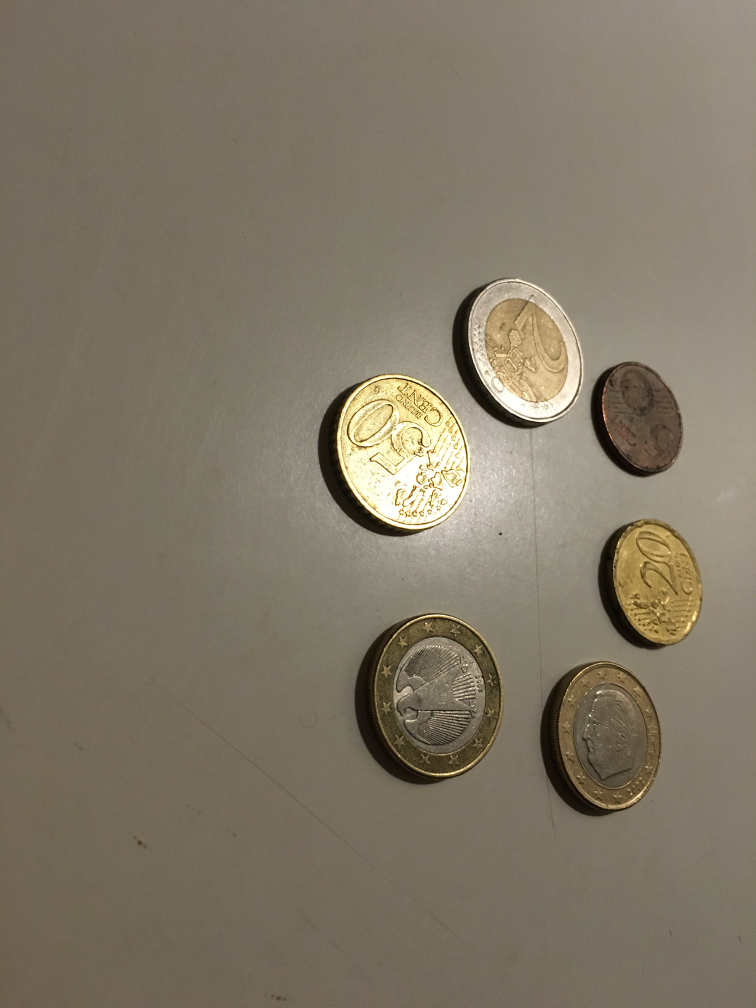
#> input picture data/IMG_1647.JPG, 3024 x 4032 px (shown at 1/4 size)
$ python contour_approach.py
#> lines starting #> are read from the running program, lines starting #| are printed output that depends on the picture; after the words box and inside, x2 and y2 are one past the last pixel; in counts of white or black regions, pixels touching at a corner belong together
import cv2
import numpy as np
import os

def detect(filename):


#> called with filename = 'data/IMG_1647.JPG'
    image = cv2.imread(filename)
#> image is the input picture: shape (4032, 3024, 3); mean B, G, R 102.2, 119.3, 129.1
    image = cv2.resize(image, (int(image.shape[1] / 4), int(image.shape[0] / 4)))
#> image: shape (1008, 756, 3)
    gray = cv2.cvtColor(image, cv2.COLOR_BGR2GRAY)
    cv2.imshow("grayscale image", gray)

    blur = cv2.GaussianBlur(gray, (11,11), 0)
    cv2.imshow("Blurred image", blur)

    canny = cv2.Canny(blur, 30, 150, 3)
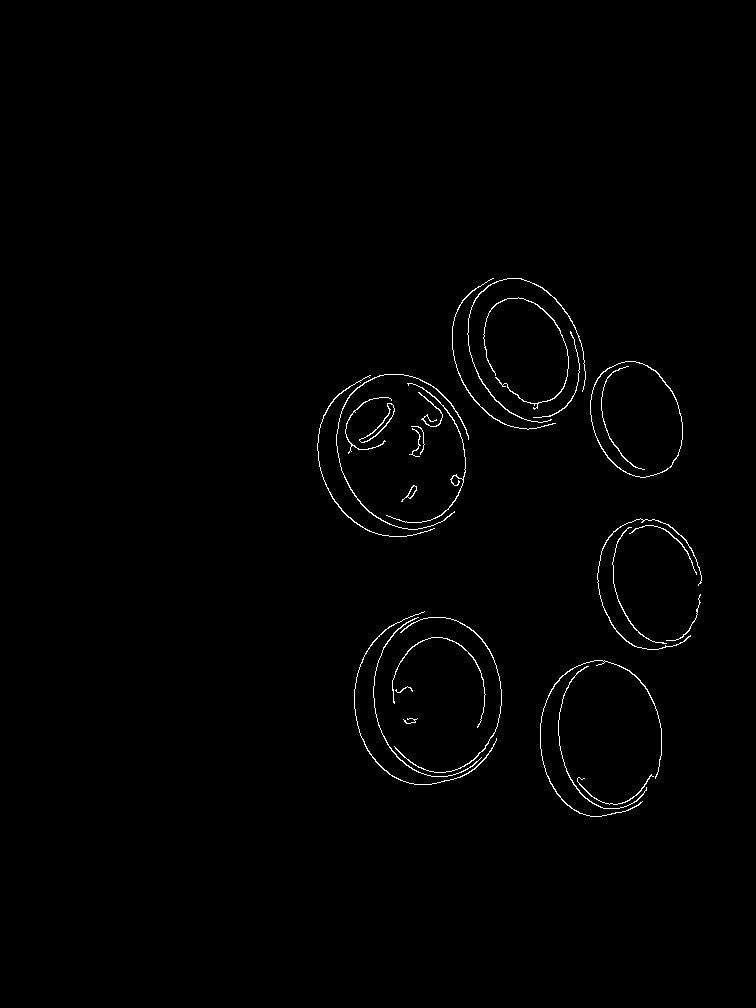
#> canny: shape (1008, 756); 0.82% white in thin lines or dots, all inside (x1, y1, x2, y2) = (317, 278, 702, 817)
    cv2.imshow("Canny", canny)

    dilated = cv2.dilate(canny, (1,1), iterations = 10)
#> dilated: shape (1008, 756); 4.5% white; 10 white regions
    cv2.imshow("Dilated", dilated)

    (contours, heirarchy) = cv2.findContours(dilated.copy(), cv2.RETR_EXTERNAL, cv2.CHAIN_APPROX_NONE)
#> contours = 6 contours; box (x1, y1, x2, y2) and area: (354, 611, 502, 795) 21390, (317, 374, 469, 547) 20672, (452, 278, 586, 440) 16332, (597, 518, 702, 660) 11722, (590, 361, 683, 488) 9145, (540, 660, 662, 827) 5878
    rgb = cv2.cvtColor(image, cv2.COLOR_BGR2RGB)
    cv2.drawContours(rgb, contours, -1, (0,255,0), 2)
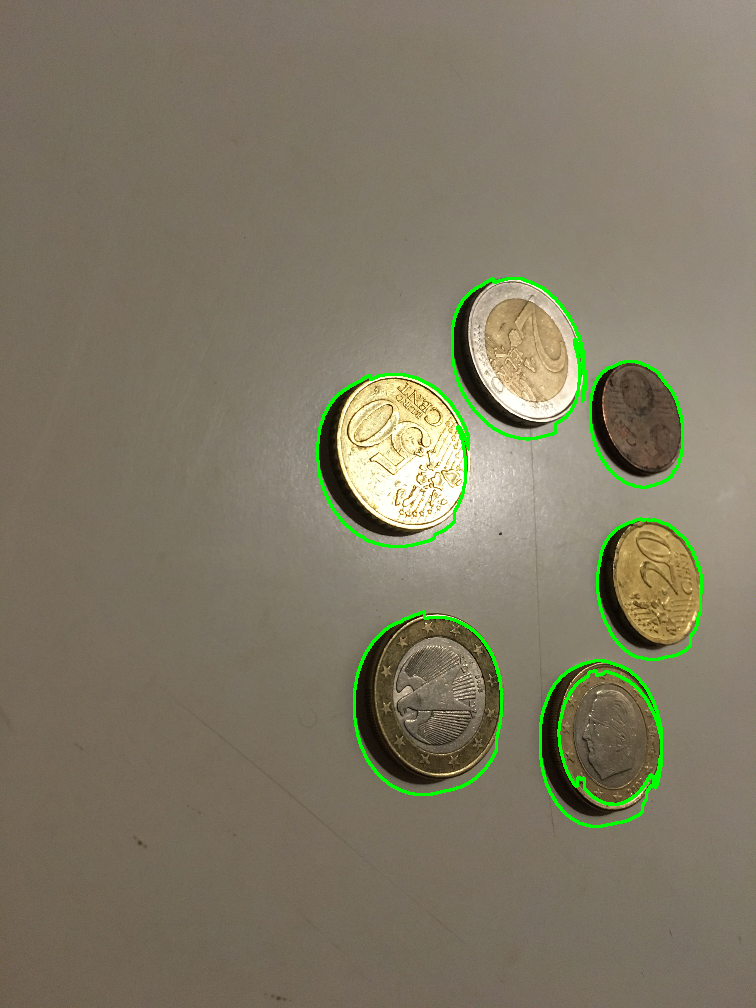
#> rgb: shape (1008, 756, 3); mean R, G, B 127.3, 121.4, 100.9

    cv2.imshow("contours on rgb",rgb)


    #print('Coins in the image: ', len(contours))

    # Filter contours based on area and shape
    min_area = 500
    max_area = 500020
    min_circularity = 0.6
    circles = []
    for contour in contours:
        area = cv2.contourArea(contour)
        perimeter = cv2.arcLength(contour, True)
        if perimeter == 0:
            print(filename+' perimeter is 0')
            continue
        circularity = 4 * np.pi * area / (perimeter * perimeter)
        if area > min_area and area < max_area and circularity > min_circularity:
            # Fit a circle to the contour
            (x, y), radius = cv2.minEnclosingCircle(contour)

            circles.append((int(x), int(y), int(radius)))
#> this loop made 6 passes
#> (area, perimeter, circularity, x, y, radius) on passes 2 to 5: (21390, 557.7, 0.864, 423.6, 702.8, 91.75), (11721.5, 417.3, 0.846, 651.7, 588.2, 71.12), (20671.5, 602.9, 0.715, 396.9, 458.5, 88), (9145, 366.9, 0.854, 635.7, 423.9, 63.79)
#> (area, perimeter, circularity) on passes 1, 6: (5878, 932.6, 0.0849), (16331.5, 625.6, 0.524)
#> after the loop, circles = [(423, 702, 91), (651, 588, 71), (396, 458, 88), (635, 423, 63)]

    # Draw the detected circles on the original image
    for (x, y, r) in circles:
        cv2.circle(image, (x, y), r, (0, 255, 0), 2)
        cv2.circle(image, (x, y), 2, (0, 0, 255), 3)
#> this loop made 4 passes
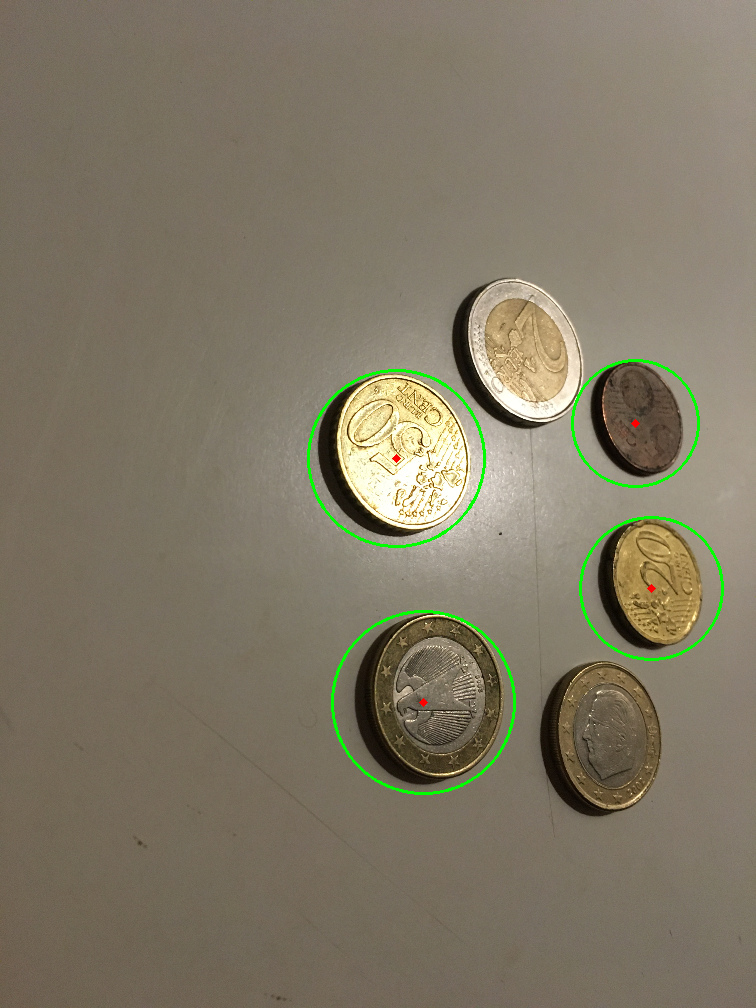
#> image: shape (1008, 756, 3); mean B, G, R 101.4, 120.3, 128.1

    # Display the result
    cv2.imshow("final", image)
    print(len(circles))
#| 4
    cv2.waitKey()
    cv2.destroyAllWindows()
    return len(circles)

# [55 lines left out: function detect_without_display, not called in this run]

if __name__ == "__main__":
    detect('data/IMG_1647.JPG')
    directory = 'data'
#> directory = 'data'
    for filename in os.listdir(directory):
        detect('data/'+filename)
#> call 2 of detect, with filename = 'data/006.jpeg'
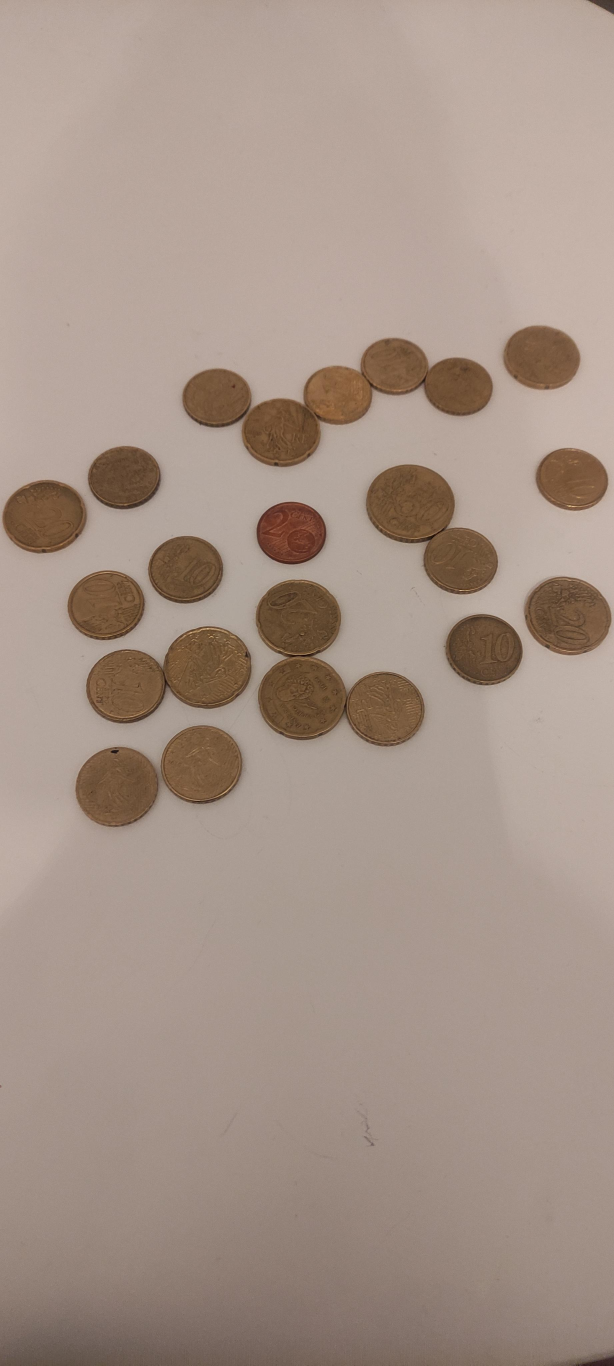
#> input picture data/006.jpeg, 1842 x 4096 px (shown at 1/3 size)
#> in detect, image is the input picture: shape (4096, 1842, 3); mean B, G, R 135.9, 147.2, 165.3
#> in detect (call 2), `canny = cv2.Canny(blur, 30, 150, 3)`: canny: shape (1024, 460); 0.81% white in thin lines or dots, all inside (x1, y1, x2, y2) = (2, 0, 460, 621)
#> in detect (call 2), `dilated = cv2.dilate(canny, (1,1), iterations = 10)`:
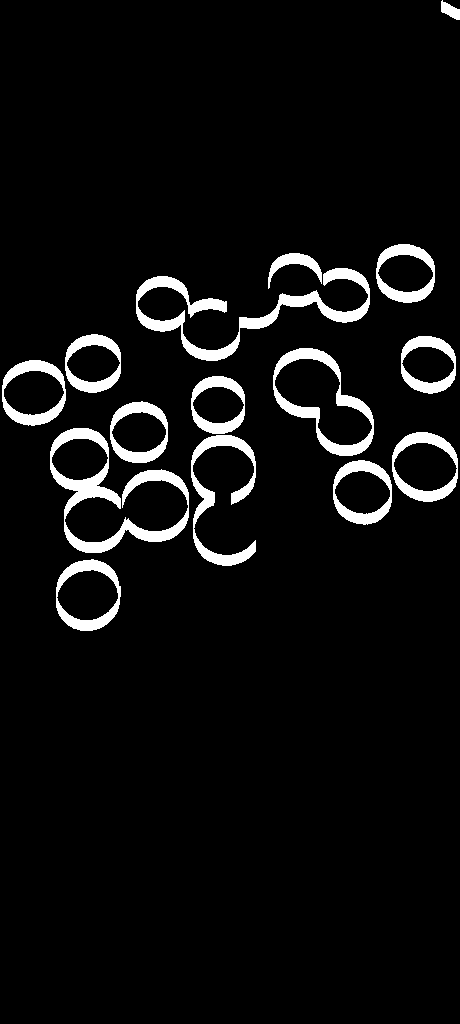
#> dilated: shape (1024, 460); 5.6% white; 15 white regions
#> in detect (call 2), `(contours, heirarchy) = cv2.findContours(dilated.copy(), cv2.RETR_EXTE..`: contours = 15 contours; largest, box (x1, y1, x2, y2) and area: (273, 348, 374, 456) 6430, (50, 428, 189, 553) 5549, (136, 268, 370, 361) 3825, (56, 559, 121, 631) 3662, (392, 432, 458, 502) 3654
#> in detect (call 2), `cv2.drawContours(rgb, contours, -1, (0,255,0), 2)`:
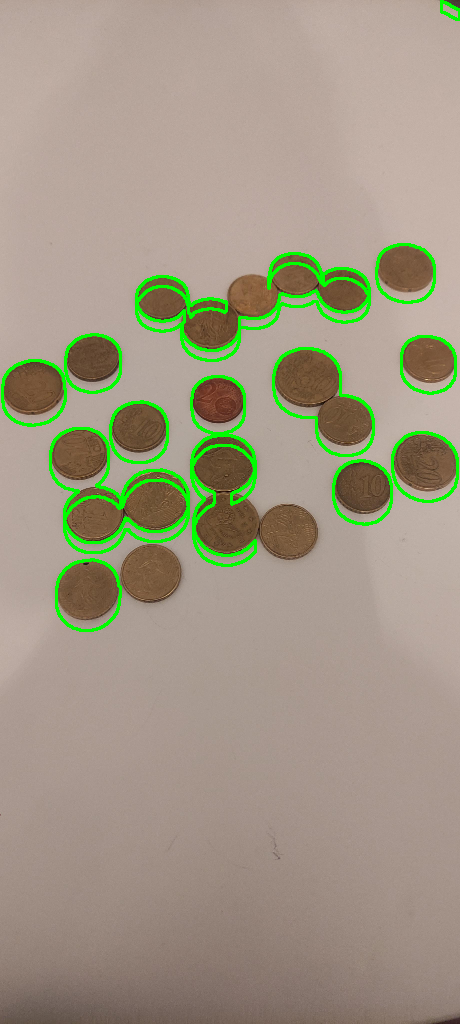
#> rgb: shape (1024, 460, 3); mean R, G, B 160.1, 151.4, 131.9
#> the loop in detect (call 2), `for contour in contours:` made 15 passes
#> (area, perimeter, circularity, x, y, radius) on passes 1, 2, 4, 6, 7, 8, 9, 10, 11, 14: (3662.5, 227.2, 0.891, 87.71, 594.9, 36.25), (3012.5, 206.8, 0.886, 361.6, 492.2, 32.7), (3654, 225.8, 0.9, 425.4, 465.9, 36.22), (2859.5, 200.3, 0.896, 139, 432.2, 31.43), (2525.5, 187.8, 0.9, 217.7, 404.6, 29.54), (3345.5, 217.6, 0.888, 33, 392, 34.21), (6430, 354.2, 0.644, 323.5, 402.5, 62.42), (2555, 189.2, 0.897, 428.5, 363.5, 30.49), (2627, 192, 0.895, 92.83, 363.2, 30.24), (2767, 196.9, 0.897, 405, 273, 31.4)
#> (area, perimeter, circularity) on passes 3, 5, 12, 13, 15: (1970.5, 641.4, 0.0602), (5549, 919.7, 0.0824), (3825, 1108.8, 0.0391), (552, 182, 0.209), (188.5, 64.04, 0.578)
#> after the loop in detect (call 2), `for contour in contours:`: circles = [(87, 594, 36), (361, 492, 32), (425, 465, 36), (139, 432, 31), (217, 404, 29), (33, 392, 34), (323, 402, 62), (428, 363, 30), (92, 363, 30), (405, 273, 31)]
#> the loop in detect (call 2), `for (x, y, r) in circles:` made 10 passes
#> after the loop in detect (call 2), `for (x, y, r) in circles:`:
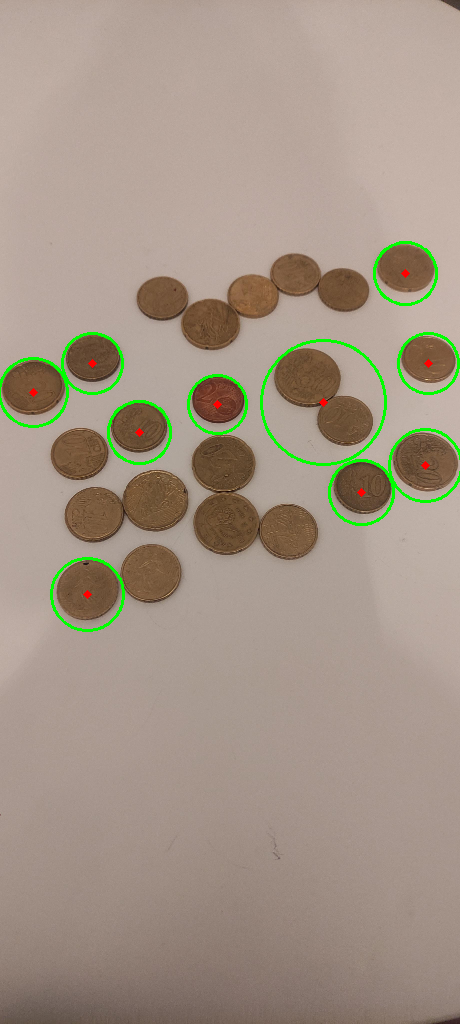
#> image: shape (1024, 460, 3); mean B, G, R 133.8, 148.4, 163
#| 10
#> pass 2 of the loop `for filename in os.listdir(directory):`:
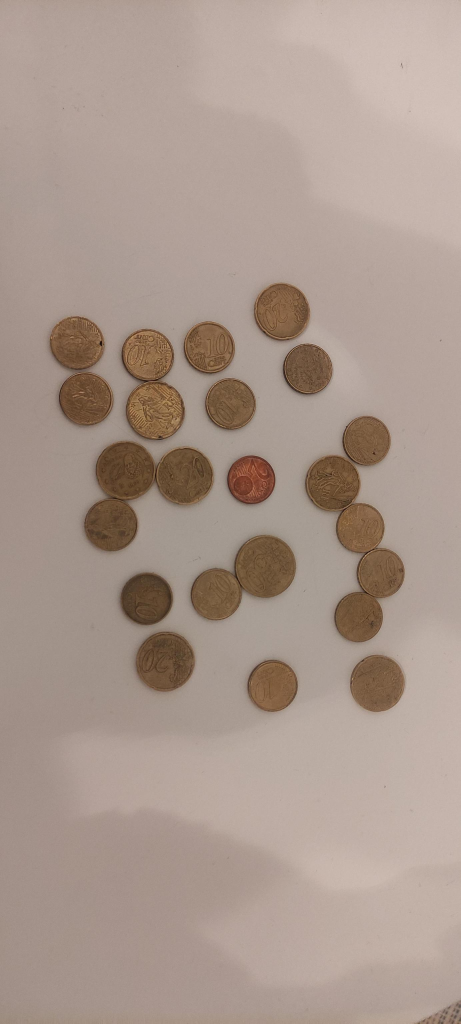
#> input picture data/007.jpeg, 1381 x 3072 px (shown at 1/3 size)
#> in detect, image is the input picture: shape (3072, 1381, 3); mean B, G, R 141.4, 151.8, 169.6
#> gray: shape (768, 345)
#> blur: shape (768, 345)
#> in detect (call 3), `canny = cv2.Canny(blur, 30, 150, 3)`:
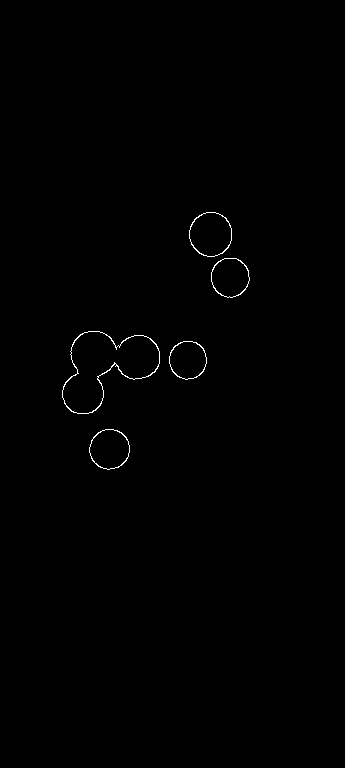
#> canny: shape (768, 345); 0.37% white in thin lines or dots, all inside (x1, y1, x2, y2) = (62, 212, 250, 470)
#> dilated: shape (768, 345); 2.3% white; 4 white regions
#> contours = 4 contours; box (x1, y1, x2, y2) and area: (62, 331, 160, 424) 5556, (189, 212, 250, 308) 3418, (89, 429, 130, 480) 1648, (169, 341, 207, 390) 1482
#> the loop in detect (call 3), `for contour in contours:` made 4 passes
#> (area, perimeter, circularity, x, y, radius) on passes 1 to 2: (1647.5, 152.5, 0.891, 109, 453.9, 25.2), (1482, 145.4, 0.881, 187.7, 364.8, 24.31)
#> after the loop in detect (call 3), `for contour in contours:`: circles = [(109, 453, 25), (187, 364, 24)]
#> the loop in detect (call 3), `for (x, y, r) in circles:` made 2 passes
#> after the loop in detect (call 3), `for (x, y, r) in circles:`:
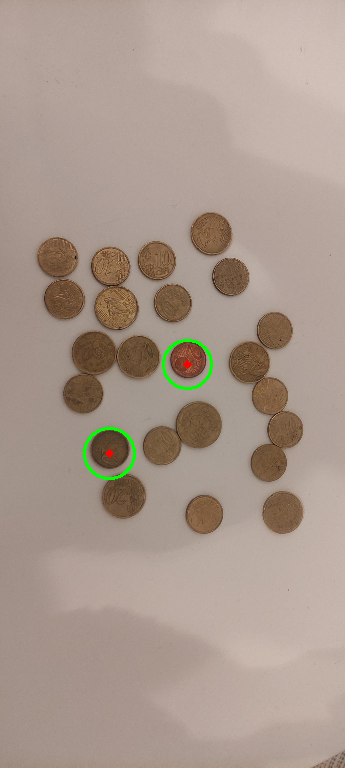
#> image: shape (768, 345, 3); mean B, G, R 141, 152.2, 169.1
#| 2
#> pass 3 of the loop `for filename in os.listdir(directory):`:
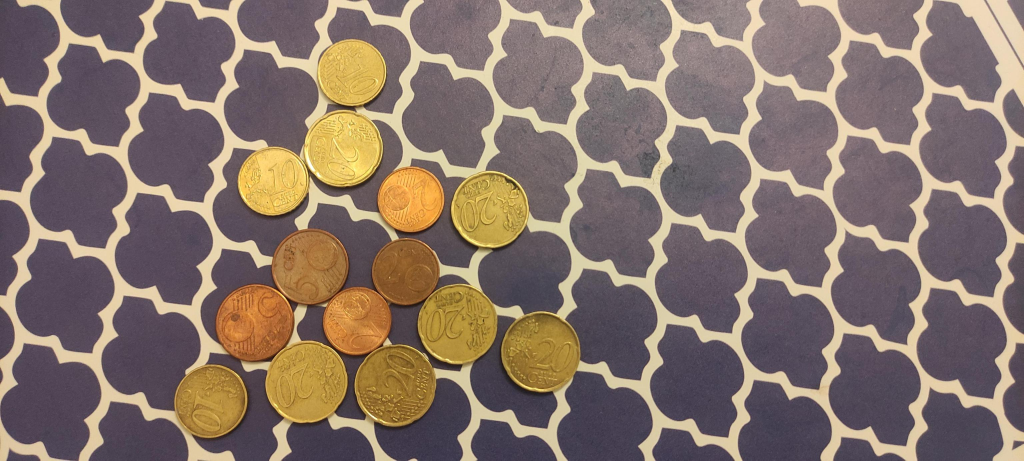
#> input picture data/008.jpeg, 3072 x 1381 px (shown at 1/3 size)
#> in detect, image is the input picture: shape (1381, 3072, 3); mean B, G, R 107, 116.7, 134.1
#> gray: shape (345, 768)
#> blur: shape (345, 768)
#> in detect (call 4), `canny = cv2.Canny(blur, 30, 150, 3)`:
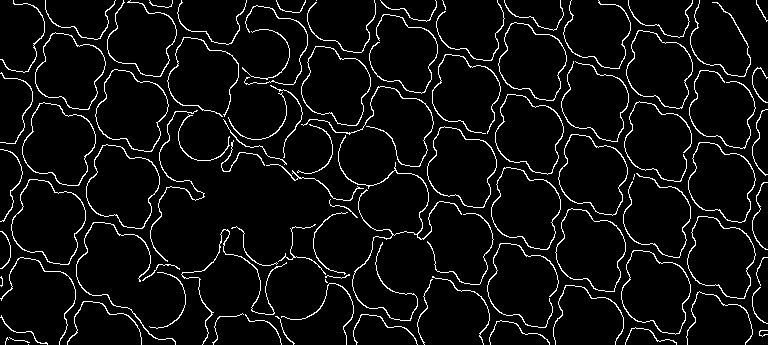
#> canny: shape (345, 768); 5.9% white in thin lines or dots
#> dilated: shape (345, 768); 32.9% white; 4 white regions
#> contours = 4 contours; box (x1, y1, x2, y2) and area: (0, 0, 768, 345) 206730, (0, 315, 48, 345) 464, (212, 313, 244, 345) 324, (756, 0, 768, 32) 120
#> in detect (call 4), `cv2.drawContours(rgb, contours, -1, (0,255,0), 2)`:
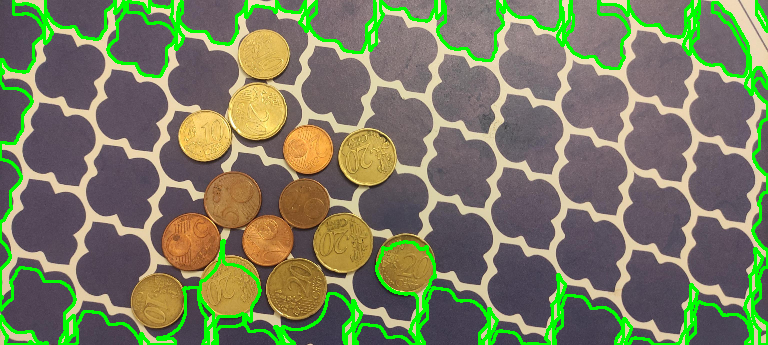
#> rgb: shape (345, 768, 3); mean R, G, B 122.6, 125.7, 97.5
#> the loop in detect (call 4), `for contour in contours:` made 4 passes
#> (area, perimeter, circularity) on passes 1 to 4: (463.5, 144.3, 0.28), (324.5, 117.7, 0.294), (119.5, 71.7, 0.292), (206730.5, 6430.8, 0.0628)
#> after the loop in detect (call 4), `for contour in contours:`: circles = []
#| 0
#> the loop made 4 passes; the first 3 are shown
